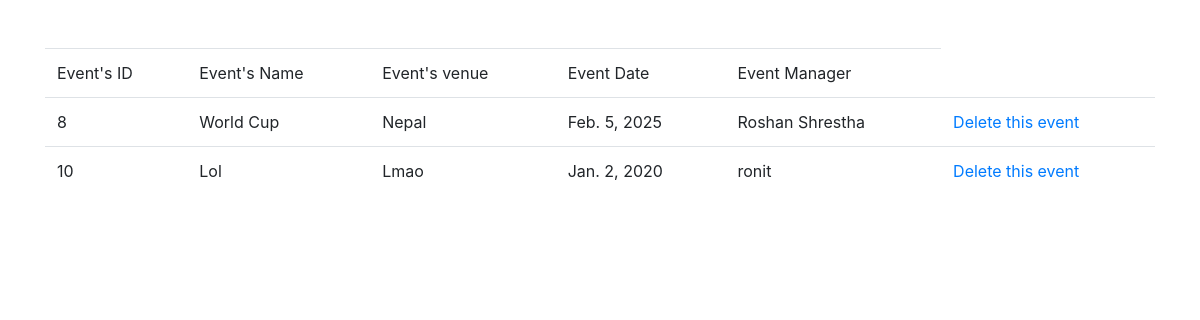
Page /events/viewevent/ on the earlier database version.
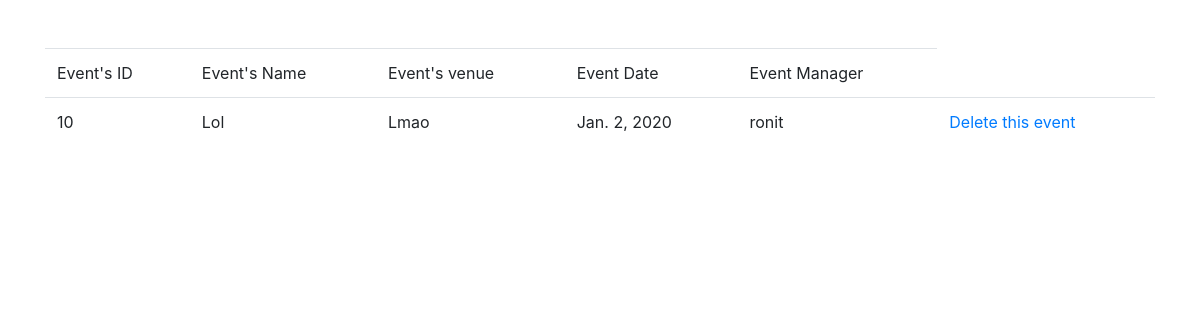
Same page on the later database version.
### events/models.py (models this page shows, shortened)
class Event(models.Model):
    event_name = models.CharField('Event Name',max_length=100)
    venue = models.CharField('Venue',max_length=100)
    event_date = models.DateField('Event Date')
    manager = models.CharField('Manager Name', max_length=100)

### events/views.py (the view)
# urls.py: path('viewevent/',view_event_data),
def view_event_data(request):
    events_list=Event.objects.all()
    con_var={
        'events':events_list
    }
    return render(request,'event/viewevent.html',con_var)

### events/templates/event/viewevent.html (shortened to what this page needs)
{% load static %}
<!DOCTYPE html>
<html lang="en">
<head>
    <link href="{% static 'css/bootstrap.min.css' %}" rel="stylesheet" id="bootstrap-css">
</head>
<body>
    <div class="container mt-5">
        <table class="table">
            <thead class="thead-dark">
                <tr>
                    <td>Event's ID</td>
                    <td>Event's Name </td>
                    <td>Event's venue</td>
                    <td>Event Date</td>
                    <td>Event Manager</td>
                </tr>
            </thead>
            <tbody>
                {% for events in events %}
                    <tr>
                        <td>{{events.id}}</td>
                        <td>{{events.event_name}}</td>
                        <td>{{events.venue}}</td>
                        <td>{{events.event_date}}</td>
                        <td>{{events.manager}}</td>
                        <td><a href="delete/{{events.id}}">Delete this event</a></td>
                    </tr>
                {% empty %}
                    There are no Events.
                {% endfor %}
            </tbody>
        </table>
    </div>
</body>
</html>

Differences in the rows shown:
removed Event: id "8", event_name "World Cup", venue "Nepal", event_date "Feb. 5, 2025", manager "Roshan Shrestha"
